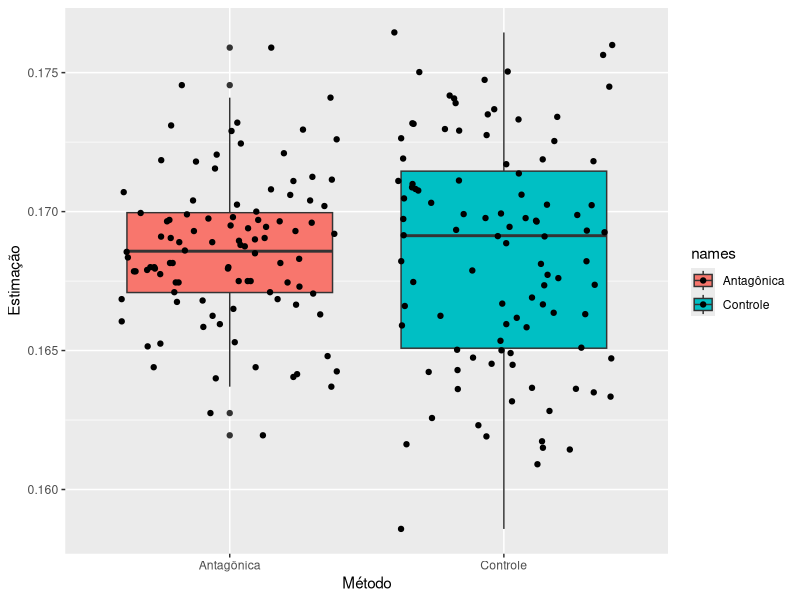
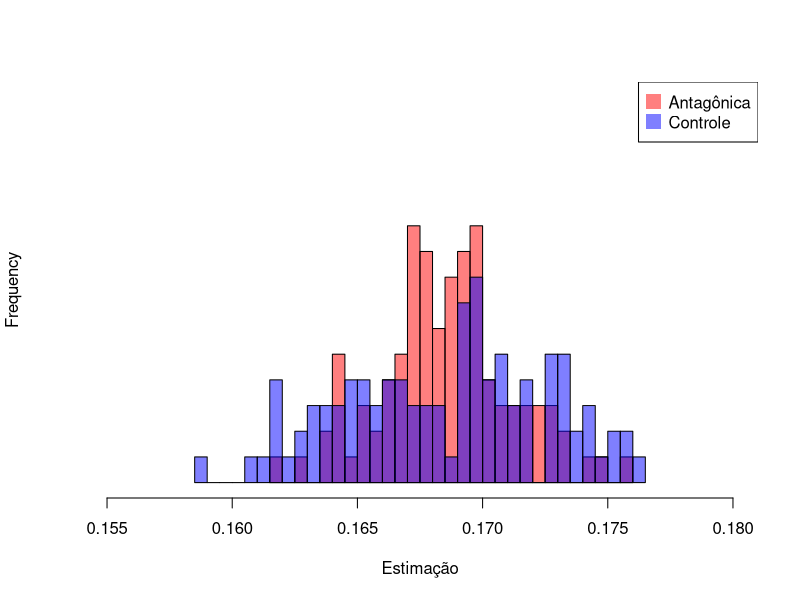

These charts were generated, in order, by the following R code:
## ---- chunk 1
library(ggplot2, quietly = TRUE)
library(reshape2)
## ---- chunk 2
expr <- function(lambda){
  u <- runif(1)
  return(-1*log(u)/lambda)
}
## ---- chunk 3
exprn <- function(n,lambda){
  exp <- NULL
  for(i in 1:n){
    exp[i] <- expr(lambda)
  }
  return(exp)
}
## ---- chunk 4
q1_a <- function(n){
  prob <- NULL ;  temp <- NULL
  for(j in 1:n){
    for(i in 1:n) temp[i] <- ifelse(sum(1:5*exprn(5, 1)) >= 21.6, 1, 0)
    prob[j] <- mean(temp)
  }
  return(mean(prob))
}
## ---- chunk 5
a <- q1_a(100) ; a
## ---- chunk 6
q1_b <- function(n){
  media <- NULL ; prob <- NULL
  for(j in 1:n){
    for(i in 1:n){
      u <- runif(5)
      r1 <- ifelse(sum(1:5*(-log(u))) >= 21.6 , 1, 0)
      r2 <- ifelse(sum(1:5*(-log(1-u))) >= 21.6, 1, 0)
      media[i] <- mean(c(r1, r2))
   }
   prob[j] <- mean(media) 
  }
  return(mean(prob))
}
## ---- chunk 7
b <- q1_b(100) ; b
## ---- chunk 8
q1_c <- function(n){
  prob <- NULL ; y <- NULL ; z <- NULL
  for(j in 1:n){
    for(i in 1:n){
      y[i] <- ifelse(sum(1:5*(-log(runif(5)))) >= 21.6 , 1, 0)
      z[i] <- sum(1:5*(-log(runif(5))))
    }
    covariance <- cov(y, z)
    prob[j] <- mean(y)-(covariance/55)*(mean(z)-15)
  }
  return(mean(prob))
}
## ---- chunk 9
c <- q1_c(100) ; c
## ---- chunk 10
# Ggplot2 library
antagonica <- NULL
for(i in 1:100){
  antagonica[i] <- q1_b(100)
}

controle <- NULL
for(i in 1:100){
  controle[i] <- q1_c(100)
}
 
# Data 
names=c(rep("Antagônica", 100) , rep("Controle", 100))
value=c(antagonica,controle)
data=data.frame(names,value)
 
#Graph
qplot(x=names , y=value , data=data , geom=c("boxplot","jitter") , fill=names, xlab = 'Método', ylab = 'Estimação')

#But it is hard to visualize differences in the distribution. 
#It would be more interesting to have both distribution on the same graph, 
#with transparency permitting to see the whole distribution :
hist(antagonica, col=rgb(1,0,0,0.5), xlim = c(0.155,0.180),ylim = c(0,15) ,xlab="Estimação", main = '',yaxt='n', breaks = 30)
hist(controle, col=rgb(0,0,1,0.5), xlim = c(0.155,0.180), breaks = 30,ylim = c(0,15), add=T)
legend("topright", legend=c("Antagônica","Controle"), col=c(rgb(1,0,0,0.5), 
     rgb(0,0,1,0.5)), pt.cex=2, pch=15)
